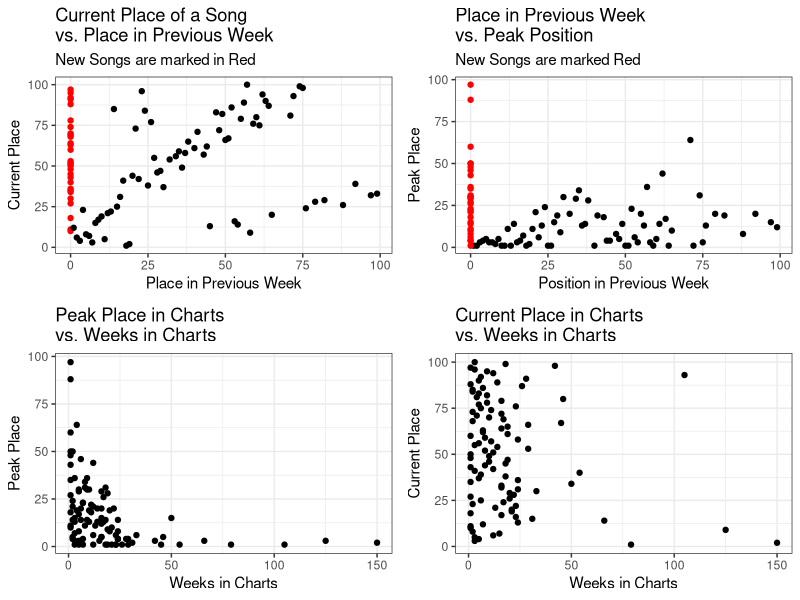
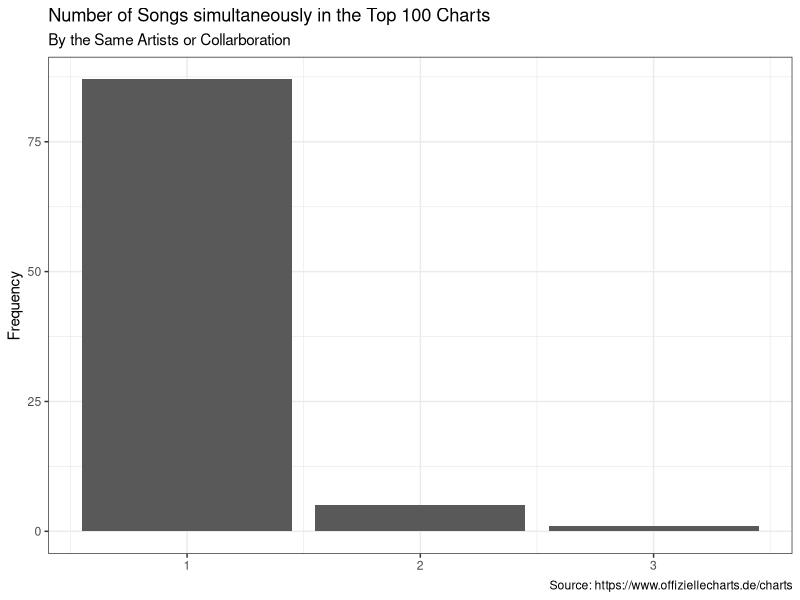
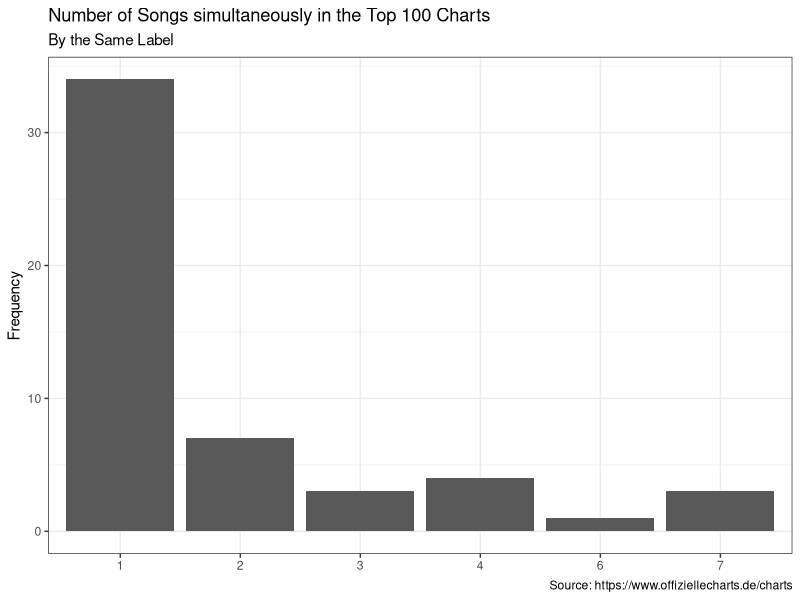

R code for these plots, in order:
## ---- chunk 1
library(ggplot2)
library(gridExtra)
library(readr)
library(dplyr)
chart_scrap <- read_csv('2021-12-08_charts_report.csv')
## ---- chunk 2
#Reporting Figures and Tables
#Scatter Plots
current_v_last <- ggplot(data = chart_scrap,
                                     aes(y = current, x=last_week,
                                     col=ifelse(is.na(last_week), yes = 'NA' , no = 'NonNA')))+
                                      geom_point(aes(y = current, x=last_week_fill),show.legend = F)+
                                      scale_color_manual(values = c('#FF0000','#000000'))+
                                      labs(title = 'Current Place of a Song \nvs. Place in Previous Week',
                                           subtitle = 'New Songs are marked in Red',
                                           y='Current Place', x='Place in Previous Week')+
                                        theme_bw()
weeks_v_peak <- ggplot(data = chart_scrap,
                                             aes(x=weeks_in_charts, y=peak_in_charts))+
                                              geom_point()+
                                              labs(title = 'Peak Place in Charts \nvs. Weeks in Charts',
                                                   x='Weeks in Charts', y='Peak Place')+
                                              theme_bw()
week_v_current <- ggplot(data = chart_scrap, aes(x=weeks_in_charts, y=current))+
                                      geom_point()+
                                      labs(title = 'Current Place in Charts \nvs. Weeks in Charts',
                                           x='Weeks in Charts', y='Current Place')+
                                      theme_bw()
last_v_peak <- ggplot(data = chart_scrap, aes(x=last_week_fill, y=peak_in_charts,
                                                col=ifelse(is.na(last_week), yes = 'NA' , no = 'NonNA')))+
                                    geom_point(show.legend = F)+
                                    labs(title = 'Place in Previous Week \nvs. Peak Position',
                                         subtitle = 'New Songs are marked Red',
                                         x='Position in Previous Week', y='Peak Place')+
                                    scale_color_manual(values = c('#FF0000','#000000'))+
                                    theme_bw()
grid.arrange(current_v_last,last_v_peak, weeks_v_peak,week_v_current, nrow=2)
## ---- chunk 3
chart_scrap%>%
                      count(artist)%>%
                      ggplot(aes(x=n))+
                      geom_bar()+
                      labs(title = 'Number of Songs simultaneously in the Top 100 Charts',
                           subtitle = 'By the Same Artists or Collarboration',
                           y='Frequency',
                           x=NULL,
                           caption = 'Source: https://www.offiziellecharts.de/charts')+
                      theme_bw()
chart_scrap%>%
                        count(artist,sort = T)%>%
                        filter(n>1)%>%
                        knitr::kable()
chart_scrap%>%
                      count(label)%>%
                      ggplot(aes(x=as.factor(n)))+
                      geom_bar()+
                      geom_bar()+
                      labs(title = 'Number of Songs simultaneously in the Top 100 Charts',
                           subtitle = 'By the Same Label',
                           y='Frequency',
                           x=NULL,
                           caption = 'Source: https://www.offiziellecharts.de/charts')+
                      theme_bw()
chart_scrap%>%
                        count(label, sort = T)%>%
                        filter(n>1)%>%
                        knitr::kable()
## ---- chunk 4
#Songs that are currently peaking
chart_scrap%>%
                        filter(current == peak_in_charts)%>%
                        select(artist, title, current)%>%
                        rename(Position = current)%>%
                        knitr::kable()
